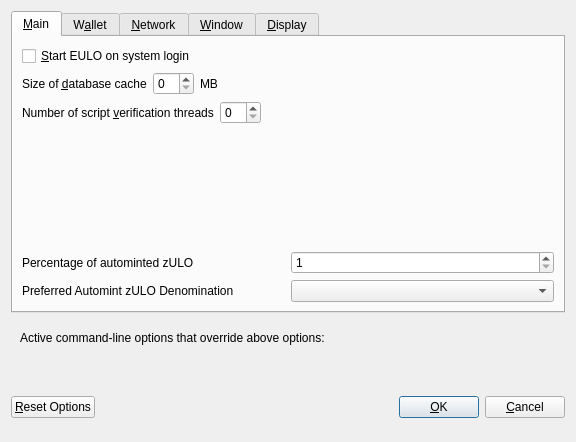
<?xml version="1.0" encoding="UTF-8"?>
<ui version="4.0">
 <class>OptionsDialog</class>
 <widget class="QDialog" name="OptionsDialog">
  <property name="geometry">
   <rect>
    <x>0</x>
    <y>0</y>
    <width>576</width>
    <height>442</height>
   </rect>
  </property>
  <property name="windowTitle">
   <string>Options</string>
  </property>
  <property name="modal">
   <bool>true</bool>
  </property>
  <layout class="QVBoxLayout" name="verticalLayout">
   <item>
    <widget class="QTabWidget" name="tabWidget">
     <property name="currentIndex">
      <number>0</number>
     </property>
     <widget class="QWidget" name="tabMain">
      <attribute name="title">
       <string>&amp;Main</string>
      </attribute>
      <layout class="QVBoxLayout" name="verticalLayout_Main">
       <item>
        <widget class="QCheckBox" name="bitcoinAtStartup">
         <property name="toolTip">
          <string>Automatically start EULO after logging in to the system.</string>
         </property>
         <property name="text">
          <string>&amp;Start EULO on system login</string>
         </property>
        </widget>
       </item>
       <item>
        <layout class="QHBoxLayout" name="horizontalLayout_2_Main">
         <item>
          <widget class="QLabel" name="databaseCacheLabel">
           <property name="text">
            <string>Size of &amp;database cache</string>
           </property>
           <property name="textFormat">
            <enum>Qt::PlainText</enum>
           </property>
           <property name="buddy">
            <cstring>databaseCache</cstring>
           </property>
          </widget>
         </item>
         <item>
          <widget class="QSpinBox" name="databaseCache"/>
         </item>
         <item>
          <widget class="QLabel" name="databaseCacheUnitLabel">
           <property name="text">
            <string>MB</string>
           </property>
           <property name="textFormat">
            <enum>Qt::PlainText</enum>
           </property>
          </widget>
         </item>
         <item>
          <spacer name="horizontalSpacer_2_Main">
           <property name="orientation">
            <enum>Qt::Horizontal</enum>
           </property>
           <property name="sizeHint" stdset="0">
            <size>
             <width>40</width>
             <height>20</height>
            </size>
           </property>
          </spacer>
         </item>
        </layout>
       </item>
       <item>
        <layout class="QHBoxLayout" name="horizontalLayout_3_Main">
         <item>
          <widget class="QLabel" name="threadsScriptVerifLabel">
           <property name="text">
            <string>Number of script &amp;verification threads</string>
           </property>
           <property name="textFormat">
            <enum>Qt::PlainText</enum>
           </property>
           <property name="buddy">
            <cstring>threadsScriptVerif</cstring>
           </property>
          </widget>
         </item>
         <item>
          <widget class="QSpinBox" name="threadsScriptVerif">
           <property name="toolTip">
            <string>(0 = auto, &lt;0 = leave that many cores free)</string>
           </property>
          </widget>
         </item>
         <item>
          <spacer name="horizontalSpacer_3_Main">
           <property name="orientation">
            <enum>Qt::Horizontal</enum>
           </property>
           <property name="sizeHint" stdset="0">
            <size>
             <width>40</width>
             <height>20</height>
            </size>
           </property>
          </spacer>
         </item>
        </layout>
       </item>
       <item>
        <spacer name="verticalSpacer_2">
         <property name="orientation">
          <enum>Qt::Vertical</enum>
         </property>
         <property name="sizeHint" stdset="0">
          <size>
           <width>20</width>
           <height>40</height>
          </size>
         </property>
        </spacer>
       </item>
       <item>
        <layout class="QHBoxLayout" name="horizontalLayout_3">
         <item>
          <widget class="QLabel" name="percentage_label">
           <property name="toolTip">
            <string>Percentage of incoming ULO which get automatically converted to zULO via Zerocoin Protocol (min: 1%)</string>
           </property>
           <property name="text">
            <string>Percentage of autominted zULO</string>
           </property>
          </widget>
         </item>
         <item>
          <widget class="QSpinBox" name="zeromintPercentage">
           <property name="minimum">
            <number>1</number>
           </property>
           <property name="maximum">
            <number>100</number>
           </property>
          </widget>
         </item>
        </layout>
       </item>
       <item>
        <layout class="QHBoxLayout" name="horizontalLayout" stretch="0,0">
         <property name="sizeConstraint">
          <enum>QLayout::SetFixedSize</enum>
         </property>
         <item>
          <widget class="QLabel" name="labelPreferredDenom">
           <property name="maximumSize">
            <size>
             <width>16777215</width>
             <height>16777215</height>
            </size>
           </property>
           <property name="toolTip">
            <string>Wait with automatic conversion to Zerocoin until enough ULO for this denomination is available</string>
           </property>
           <property name="text">
            <string>Preferred Automint zULO Denomination</string>
           </property>
          </widget>
         </item>
         <item>
          <widget class="QComboBox" name="preferredDenom">
           <property name="maximumSize">
            <size>
             <width>16777215</width>
             <height>27</height>
            </size>
           </property>
           <property name="toolTip">
            <string>Wait with automatic conversion to Zerocoin until enough ULO for this denomination is available</string>
           </property>
           <property name="maxVisibleItems">
            <number>9</number>
           </property>
           <property name="maxCount">
            <number>9</number>
           </property>
          </widget>
         </item>
        </layout>
       </item>
      </layout>
     </widget>
     <widget class="QWidget" name="tabWallet">
      <attribute name="title">
       <string>W&amp;allet</string>
      </attribute>
      <layout class="QVBoxLayout" name="verticalLayout_Wallet">
       <item>
        <widget class="QGroupBox" name="groupBox">
         <property name="title">
          <string>Expert</string>
         </property>
         <layout class="QVBoxLayout" name="verticalLayout_2">
          <item>
           <widget class="QCheckBox" name="coinControlFeatures">
            <property name="toolTip">
             <string>Whether to show coin control features or not.</string>
            </property>
            <property name="text">
             <string>Enable coin &amp;control features</string>
            </property>
           </widget>
          </item>
          <item>
           <widget class="QCheckBox" name="showMasternodesTab">
            <property name="toolTip">
             <string>Show additional tab listing all your masternodes in first sub-tab&lt;br/&gt;and all masternodes on the network in second sub-tab.</string>
            </property>
            <property name="text">
             <string>Show Masternodes Tab</string>
            </property>
           </widget>
          </item>
          <item>
           <widget class="QCheckBox" name="spendZeroConfChange">
            <property name="toolTip">
             <string>If you disable the spending of unconfirmed change, the change from a transaction&lt;br/&gt;cannot be used until that transaction has at least one confirmation.&lt;br/&gt;This also affects how your balance is computed.</string>
            </property>
            <property name="text">
             <string>&amp;Spend unconfirmed change</string>
            </property>
           </widget>
          </item>
         </layout>
        </widget>
       </item>
       <item>
        <spacer name="verticalSpacer_Wallet">
         <property name="orientation">
          <enum>Qt::Vertical</enum>
         </property>
         <property name="sizeHint" stdset="0">
          <size>
           <width>20</width>
           <height>40</height>
          </size>
         </property>
        </spacer>
       </item>
      </layout>
     </widget>
     <widget class="QWidget" name="tabNetwork">
      <attribute name="title">
       <string>&amp;Network</string>
      </attribute>
      <layout class="QVBoxLayout" name="verticalLayout_Network">
       <item>
        <widget class="QCheckBox" name="mapPortUpnp">
         <property name="toolTip">
          <string>Automatically open the EULO client port on the router. This only works when your router supports UPnP and it is enabled.</string>
         </property>
         <property name="text">
          <string>Map port using &amp;UPnP</string>
         </property>
        </widget>
       </item>
       <item>
        <widget class="QCheckBox" name="allowIncoming">
         <property name="toolTip">
          <string>Accept connections from outside</string>
         </property>
         <property name="text">
          <string>Allow incoming connections</string>
         </property>
        </widget>
       </item>
       <item>
        <widget class="QCheckBox" name="connectSocks">
         <property name="toolTip">
          <string>Connect to the EULO network through a SOCKS5 proxy.</string>
         </property>
         <property name="text">
          <string>&amp;Connect through SOCKS5 proxy (default proxy):</string>
         </property>
        </widget>
       </item>
       <item>
        <layout class="QHBoxLayout" name="horizontalLayout_1_Network">
         <item>
          <widget class="QLabel" name="proxyIpLabel">
           <property name="text">
            <string>Proxy &amp;IP:</string>
           </property>
           <property name="textFormat">
            <enum>Qt::PlainText</enum>
           </property>
           <property name="buddy">
            <cstring>proxyIp</cstring>
           </property>
          </widget>
         </item>
         <item>
          <widget class="QValidatedLineEdit" name="proxyIp">
           <property name="minimumSize">
            <size>
             <width>140</width>
             <height>0</height>
            </size>
           </property>
           <property name="maximumSize">
            <size>
             <width>140</width>
             <height>16777215</height>
            </size>
           </property>
           <property name="toolTip">
            <string>IP address of the proxy (e.g. IPv4: 127.0.0.1 / IPv6: ::1)</string>
           </property>
          </widget>
         </item>
         <item>
          <widget class="QLabel" name="proxyPortLabel">
           <property name="text">
            <string>&amp;Port:</string>
           </property>
           <property name="textFormat">
            <enum>Qt::PlainText</enum>
           </property>
           <property name="buddy">
            <cstring>proxyPort</cstring>
           </property>
          </widget>
         </item>
         <item>
          <widget class="QLineEdit" name="proxyPort">
           <property name="minimumSize">
            <size>
             <width>55</width>
             <height>0</height>
            </size>
           </property>
           <property name="maximumSize">
            <size>
             <width>55</width>
             <height>16777215</height>
            </size>
           </property>
           <property name="toolTip">
            <string>Port of the proxy (e.g. 9050)</string>
           </property>
          </widget>
         </item>
         <item>
          <spacer name="horizontalSpacer_1_Network">
           <property name="orientation">
            <enum>Qt::Horizontal</enum>
           </property>
           <property name="sizeHint" stdset="0">
            <size>
             <width>40</width>
             <height>20</height>
            </size>
           </property>
          </spacer>
         </item>
        </layout>
       </item>
       <item>
        <spacer name="verticalSpacer_Network">
         <property name="orientation">
          <enum>Qt::Vertical</enum>
         </property>
         <property name="sizeHint" stdset="0">
          <size>
           <width>20</width>
           <height>40</height>
          </size>
         </property>
        </spacer>
       </item>
      </layout>
     </widget>
     <widget class="QWidget" name="tabWindow">
      <attribute name="title">
       <string>&amp;Window</string>
      </attribute>
      <layout class="QVBoxLayout" name="verticalLayout_Window">
       <item>
        <widget class="QCheckBox" name="minimizeToTray">
         <property name="toolTip">
          <string>Show only a tray icon after minimizing the window.</string>
         </property>
         <property name="text">
          <string>&amp;Minimize to the tray instead of the taskbar</string>
         </property>
        </widget>
       </item>
       <item>
        <widget class="QCheckBox" name="minimizeOnClose">
         <property name="toolTip">
          <string>Minimize instead of exit the application when the window is closed. When this option is enabled, the application will be closed only after selecting Quit in the menu.</string>
         </property>
         <property name="text">
          <string>M&amp;inimize on close</string>
         </property>
        </widget>
       </item>
       <item>
        <spacer name="verticalSpacer_Window">
         <property name="orientation">
          <enum>Qt::Vertical</enum>
         </property>
         <property name="sizeHint" stdset="0">
          <size>
           <width>20</width>
           <height>40</height>
          </size>
         </property>
        </spacer>
       </item>
      </layout>
     </widget>
     <widget class="QWidget" name="tabDisplay">
      <attribute name="title">
       <string>&amp;Display</string>
      </attribute>
      <layout class="QVBoxLayout" name="verticalLayout_Display">
       <item>
        <layout class="QHBoxLayout" name="horizontalLayout_1_Display">
         <item>
          <widget class="QLabel" name="langLabel">
           <property name="text">
            <string>User Interface &amp;language:</string>
           </property>
           <property name="textFormat">
            <enum>Qt::PlainText</enum>
           </property>
           <property name="buddy">
            <cstring>lang</cstring>
           </property>
          </widget>
         </item>
         <item>
          <widget class="QValueComboBox" name="lang">
           <property name="toolTip">
            <string>The user interface language can be set here. This setting will take effect after restarting EULO.</string>
           </property>
          </widget>
         </item>
        </layout>
       </item>
       <item>
        <widget class="QLabel" name="label_3">
         <property name="toolTip">
          <string notr="true"/>
         </property>
         <property name="statusTip">
          <string notr="true"/>
         </property>
         <property name="whatsThis">
          <string notr="true"/>
         </property>
         <property name="accessibleName">
          <string notr="true"/>
         </property>
         <property name="text">
          <string>Language missing or translation incomplete? Help contributing translations here:
https://www.transifex.com/eulo-project/eulo-project-translations</string>
         </property>
         <property name="wordWrap">
          <bool>true</bool>
         </property>
         <property name="openExternalLinks">
          <bool>true</bool>
         </property>
         <property name="textInteractionFlags">
          <set>Qt::TextBrowserInteraction</set>
         </property>
        </widget>
       </item>
       <item>
        <layout class="QHBoxLayout" name="horizontalLayout_4_Display" stretch="0,0">
         <item>
          <widget class="QLabel" name="themeLabel">
           <property name="text">
            <string>User Interface Theme:</string>
           </property>
          </widget>
         </item>
         <item>
          <widget class="QValueComboBox" name="theme"/>
         </item>
        </layout>
       </item>
       <item>
        <widget class="Line" name="line">
         <property name="orientation">
          <enum>Qt::Horizontal</enum>
         </property>
        </widget>
       </item>
       <item>
        <layout class="QHBoxLayout" name="horizontalLayout_2_Display">
         <item>
          <widget class="QLabel" name="unitLabel">
           <property name="text">
            <string>&amp;Unit to show amounts in:</string>
           </property>
           <property name="textFormat">
            <enum>Qt::PlainText</enum>
           </property>
           <property name="buddy">
            <cstring>unit</cstring>
           </property>
          </widget>
         </item>
         <item>
          <widget class="QValueComboBox" name="unit">
           <property name="toolTip">
            <string>Choose the default subdivision unit to show in the interface and when sending coins.</string>
           </property>
          </widget>
         </item>
        </layout>
       </item>
       <item>
        <layout class="QHBoxLayout" name="horizontalLayout_5_Display">
         <item>
          <widget class="QLabel" name="digitsLabel">
           <property name="text">
            <string>Decimal digits</string>
           </property>
          </widget>
         </item>
         <item>
          <widget class="QValueComboBox" name="digits"/>
         </item>
        </layout>
       </item>
       <item>
        <layout class="QHBoxLayout" name="horizontalLayout_3_Display">
         <item>
          <widget class="QLabel" name="thirdPartyTxUrlsLabel">
           <property name="toolTip">
            <string>Third party URLs (e.g. a block explorer) that appear in the transactions tab as context menu items. %s in the URL is replaced by transaction hash. Multiple URLs are separated by vertical bar |.</string>
           </property>
           <property name="text">
            <string>Third party transaction URLs</string>
           </property>
           <property name="buddy">
            <cstring>thirdPartyTxUrls</cstring>
           </property>
          </widget>
         </item>
         <item>
          <widget class="QLineEdit" name="thirdPartyTxUrls">
           <property name="toolTip">
            <string>Third party URLs (e.g. a block explorer) that appear in the transactions tab as context menu items. %s in the URL is replaced by transaction hash. Multiple URLs are separated by vertical bar |.</string>
           </property>
          </widget>
         </item>
        </layout>
       </item>
       <item>
        <spacer name="verticalSpacer">
         <property name="orientation">
          <enum>Qt::Vertical</enum>
         </property>
         <property name="sizeHint" stdset="0">
          <size>
           <width>20</width>
           <height>40</height>
          </size>
         </property>
        </spacer>
       </item>
      </layout>
     </widget>
    </widget>
   </item>
   <item>
    <widget class="QFrame" name="frame">
     <layout class="QVBoxLayout" name="verticalLayout_Bottom">
      <item>
       <layout class="QHBoxLayout" name="horizontalLayout_Bottom">
        <item>
         <widget class="QLabel" name="overriddenByCommandLineInfoLabel">
          <property name="text">
           <string>Active command-line options that override above options:</string>
          </property>
          <property name="textFormat">
           <enum>Qt::PlainText</enum>
          </property>
         </widget>
        </item>
        <item>
         <spacer name="horizontalSpacer_Bottom">
          <property name="orientation">
           <enum>Qt::Horizontal</enum>
          </property>
          <property name="sizeHint" stdset="0">
           <size>
            <width>40</width>
            <height>20</height>
           </size>
          </property>
         </spacer>
        </item>
       </layout>
      </item>
      <item>
       <widget class="QLabel" name="overriddenByCommandLineLabel">
        <property name="text">
         <string/>
        </property>
        <property name="textFormat">
         <enum>Qt::PlainText</enum>
        </property>
        <property name="wordWrap">
         <bool>true</bool>
        </property>
       </widget>
      </item>
     </layout>
    </widget>
   </item>
   <item>
    <layout class="QHBoxLayout" name="horizontalLayout_Buttons">
     <item>
      <widget class="QPushButton" name="resetButton">
       <property name="toolTip">
        <string>Reset all client options to default.</string>
       </property>
       <property name="text">
        <string>&amp;Reset Options</string>
       </property>
       <property name="autoDefault">
        <bool>false</bool>
       </property>
      </widget>
     </item>
     <item>
      <spacer name="horizontalSpacer_1">
       <property name="orientation">
        <enum>Qt::Horizontal</enum>
       </property>
       <property name="sizeHint" stdset="0">
        <size>
         <width>40</width>
         <height>48</height>
        </size>
       </property>
      </spacer>
     </item>
     <item>
      <widget class="QLabel" name="statusLabel">
       <property name="minimumSize">
        <size>
         <width>200</width>
         <height>0</height>
        </size>
       </property>
       <property name="font">
        <font>
         <weight>75</weight>
         <bold>true</bold>
        </font>
       </property>
       <property name="text">
        <string/>
       </property>
       <property name="textFormat">
        <enum>Qt::PlainText</enum>
       </property>
       <property name="wordWrap">
        <bool>true</bool>
       </property>
      </widget>
     </item>
     <item>
      <spacer name="horizontalSpacer_2">
       <property name="orientation">
        <enum>Qt::Horizontal</enum>
       </property>
       <property name="sizeHint" stdset="0">
        <size>
         <width>40</width>
         <height>48</height>
        </size>
       </property>
      </spacer>
     </item>
     <item>
      <widget class="QPushButton" name="okButton">
       <property name="text">
        <string>&amp;OK</string>
       </property>
       <property name="autoDefault">
        <bool>false</bool>
       </property>
       <property name="default">
        <bool>true</bool>
       </property>
      </widget>
     </item>
     <item>
      <widget class="QPushButton" name="cancelButton">
       <property name="text">
        <string>&amp;Cancel</string>
       </property>
       <property name="autoDefault">
        <bool>false</bool>
       </property>
      </widget>
     </item>
    </layout>
   </item>
  </layout>
 </widget>
 <customwidgets>
  <customwidget>
   <class>QValidatedLineEdit</class>
   <extends>QLineEdit</extends>
   <header>qvalidatedlineedit.h</header>
  </customwidget>
  <customwidget>
   <class>QValueComboBox</class>
   <extends>QComboBox</extends>
   <header>qvaluecombobox.h</header>
  </customwidget>
 </customwidgets>
 <resources/>
 <connections/>
</ui>
